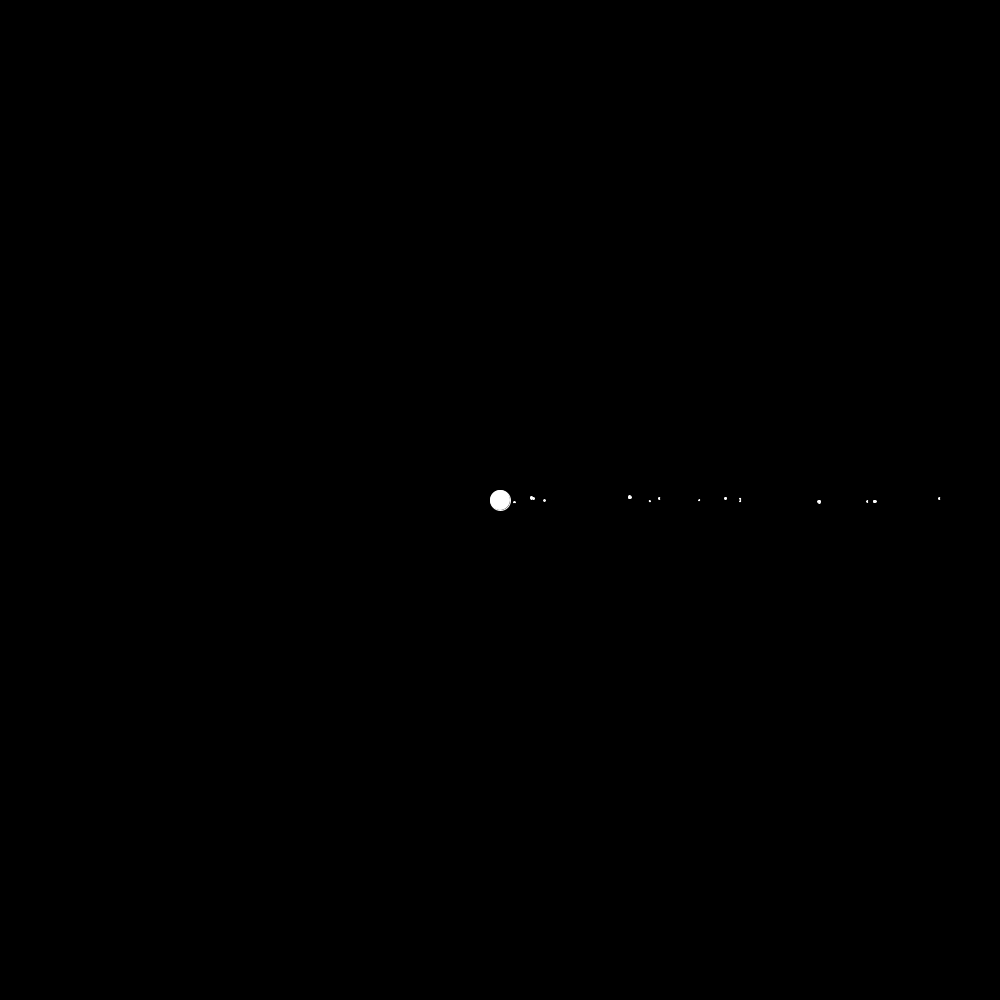
Frame 1 (no input)
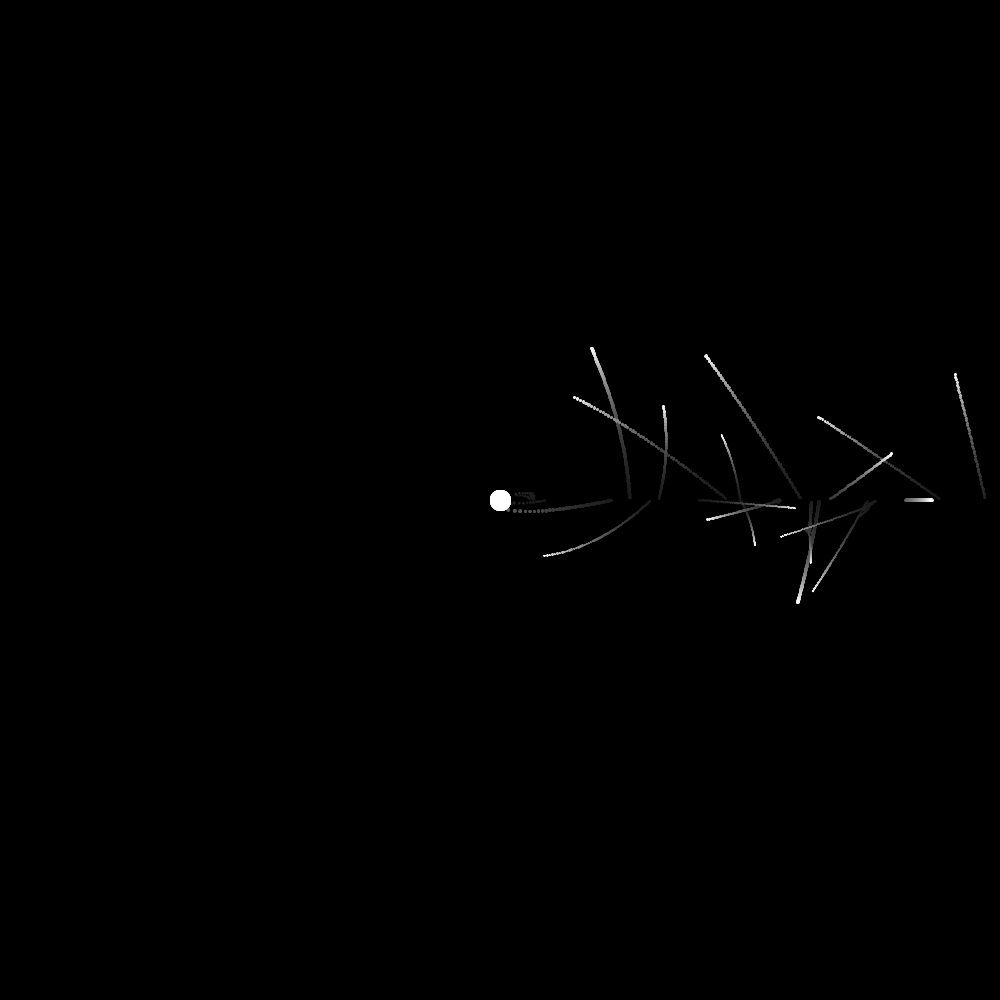
Frame 60 (the mouse pressed at the canvas centre just before this capture)
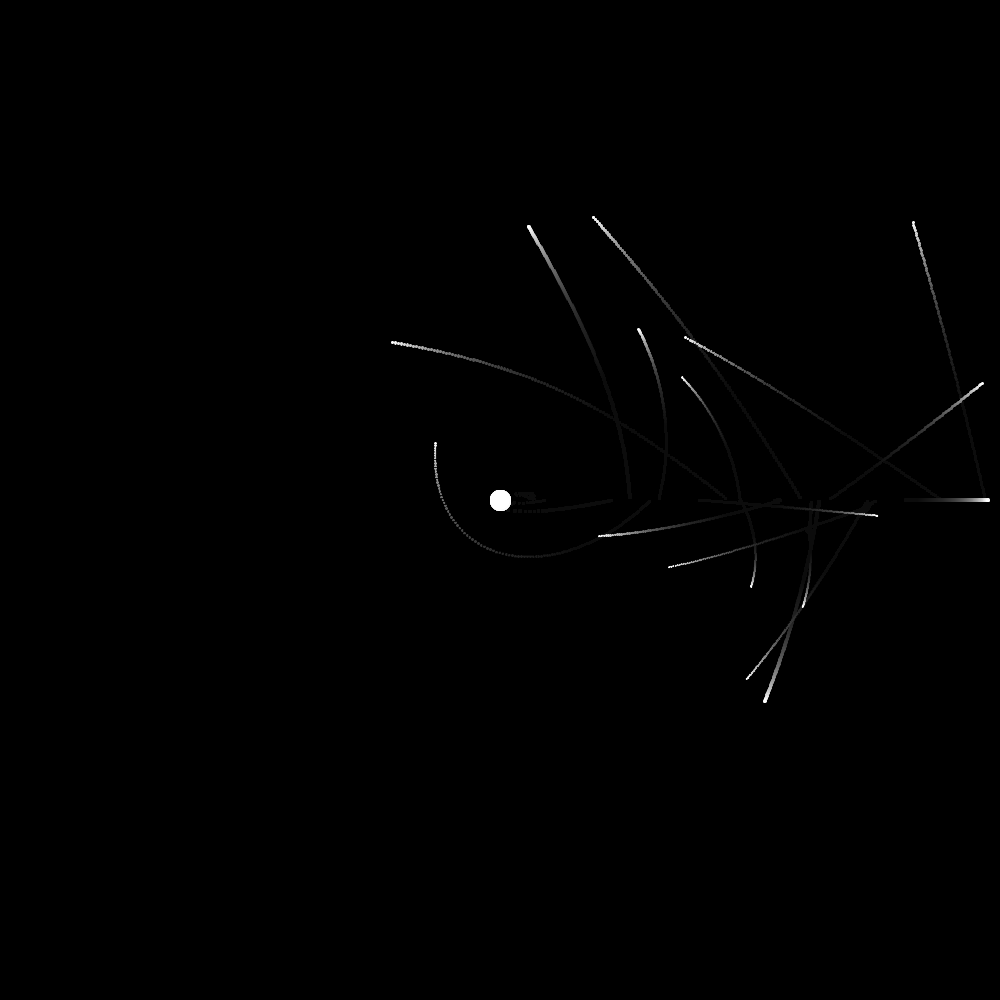
Frame 120 (the mouse held since frame 60 and released just before this capture)

The Processing sketch that drew these frames (run headless with seeded random() and noise(); from frame 60 on, the mouse is pressed at the canvas centre):

// Processing sketch: planets_again
// ── planets_again.pde
ArrayList<Planet> bodies = new ArrayList<Planet>();
ArrayList<Planet> tempBodies = new ArrayList<Planet>();
int numPlanets = 15;
Planet sun;
void setup() {
  size(1000, 1000);
  sun = new Planet(width / 2, height / 2, 20, 100000);
  sun.fixed = true;
  bodies.add(sun);

  for (int i = 0; i < numPlanets; i += 1) {
    bodies.add(new Planet(random(width / 2, width), height / 2, random(1, 3), random(20, 50)));
  }
  background(0);
}



void draw() {
  noStroke();
  fill(0, 10);
  rect(0, 0, width, height);
  stroke(255);
  fill(255);
  for (int i = bodies.size() - 1; i >= 0; i -= 1) {
    Planet p = bodies.get(i);
    p.update();
    p.draw();

    if (!p.alive) {
      bodies.remove(i);
    } else {

      for (int j = bodies.size() - 1; j >= 0; j -= 1) {

        Planet p2 = bodies.get(j);

        if (p2.id == p.id) continue;
        p.attract(p2);
        if (!p.fixed) {
          if (p.collides(p2)) {
            if (p2.fixed) {
              p.alive = false;
            } else {
              p.explode();
            }
          }
        }
      }
    }
  }
  int plnts = 0;
  for (Planet p : bodies) {
    if (!p.chunk) plnts += 1;
    
  }
  while (plnts < numPlanets) {
    bodies.add(new Planet(random(width / 2, width), height / 2, random(1, 3), random(50, 100)));
    plnts += 1;
  }

  bodies.addAll(tempBodies);
  tempBodies.clear();
}

// ── Planet.pde
final float G = 0.1;
int PLANET_ID = 0;
class Planet {
  PVector pos, vel, acc;
  float density, mass;
  float radius;
  float dRadius;
  boolean fixed = false, alive = true, chunk = false;
  final int id;
  {
    PLANET_ID += 1;
    id = PLANET_ID;
  }



  Planet(float x, float y, float size, float density) {
    pos = new PVector(x, y);
    this.radius = size;
    if (this.radius < 1) {
      this.radius = 1;
    }
    this.density = density;
    this.mass = density * ((4.0 / 3.0) * PI * pow(this.radius, 3));

    vel = PVector.random2D().mult(random(1, 3));
    acc = new PVector();
    dRadius = this.radius;//5 + this.radius * 0.01;
    
  }


  void applyForce(PVector force) {
    acc.add(force.copy().div(mass));
  }


  void update() {
    vel.add(acc);
    vel.limit(40);
    acc.mult(0);
    if (!fixed) {
      pos.add(vel);

      if (pos.x < 0 || pos.x > width || pos.y < 0 || pos.y > height) {
        alive =false;
      }
    }
  }

  void attract(Planet p) {
    float dist = PVector.dist(p.pos, pos) * 1000;
    float F = (G * p.mass * mass) / pow(dist, 2);
    applyForce(PVector.sub(p.pos, pos).normalize().mult(F));
  }

  boolean collides(Planet p) {
    if (p.id == id) return false;
    if (p.alive && alive) {
      if (PVector.dist(p.pos, pos) < p.radius + radius) {
        return true;
      }
    }


    return false;
  }

  void explode() {
    if (chunk) {
      alive = false;
    } else {
      int chunks = floor(random(2, 10));
      alive = false;
      float angle = 0;
      for (int i = 0; i < chunks; i += 1) {
        angle = (TWO_PI / (float)chunks) * i;
        float x = pos.x + radius * cos(angle);
        float y = pos.y + radius * sin(angle);
        Planet p = new Planet(x, y, 0.2 * (radius / (float)chunks), density);
        p.vel = PVector.add(vel, PVector.random2D()).mult(0.5);
        p.chunk = true;
        tempBodies.add(p);
      }
    }
  }


  void draw() {
    ellipse(pos.x, pos.y, dRadius, dRadius);
  }
}
